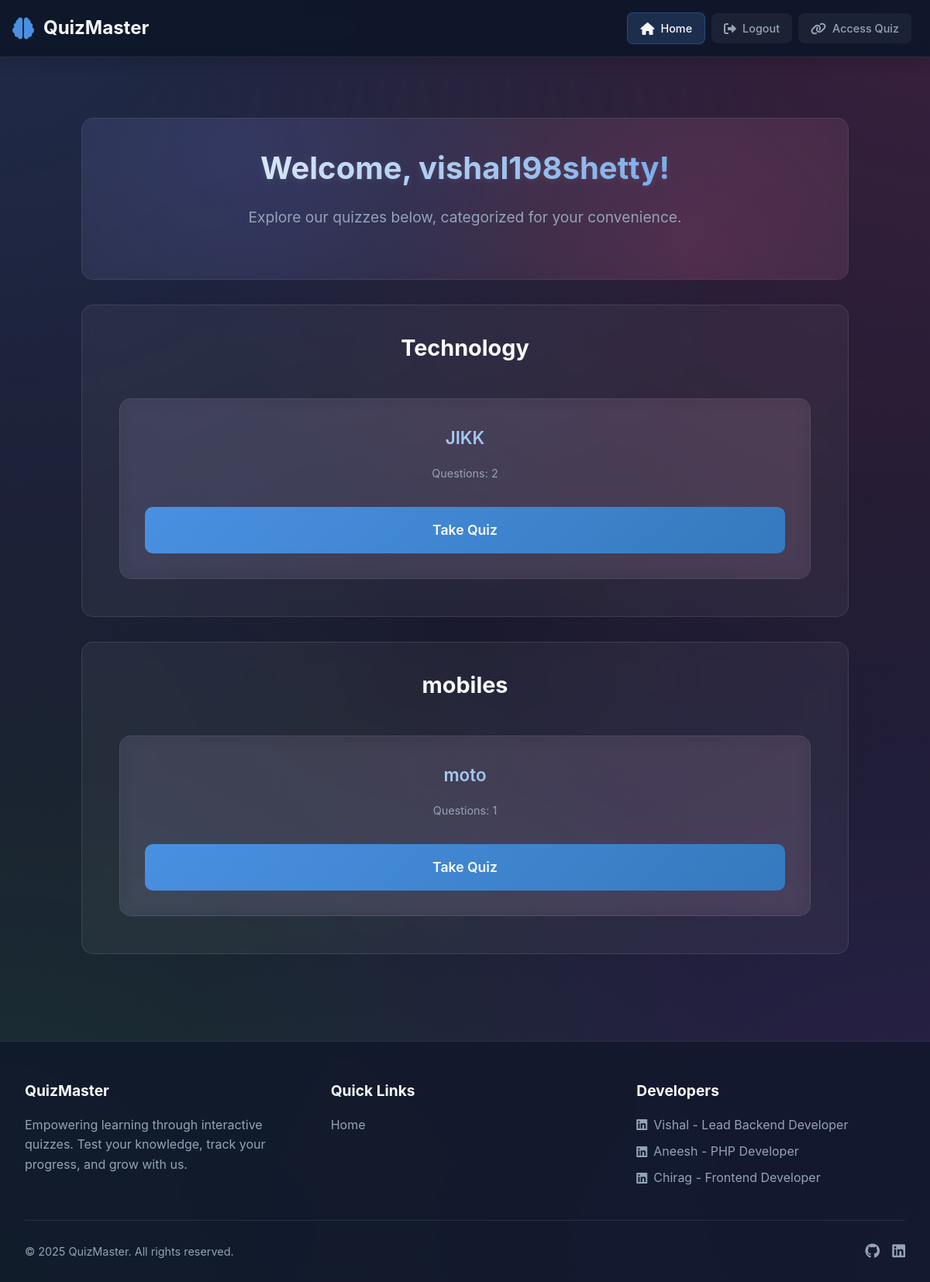
The page / (signed in) on the database as committed earlier.
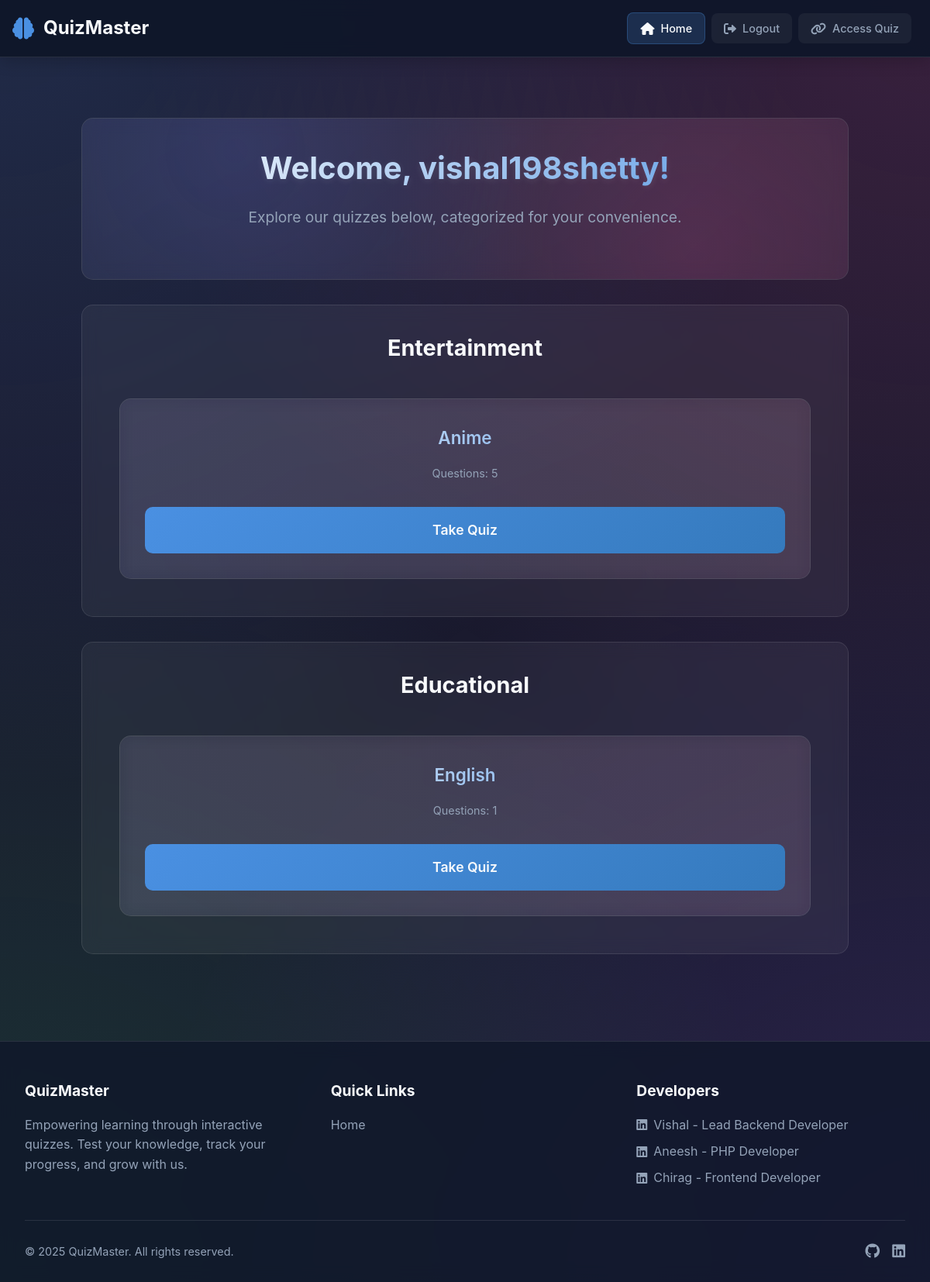
The same page on the database as committed later.
### tables this page shows
CREATE TABLE `quizdetails` (
  `quizid` int(5) NOT NULL,
  `category` varchar(200) NOT NULL,
  `quizname` varchar(200) NOT NULL,
  `email` varchar(222) NOT NULL,
  `timer` int(11) NOT NULL DEFAULT 30,
  `is_visible` tinyint(1) NOT NULL DEFAULT 1
);

### index.php (the view, shortened to what this page needs)
<?php
include "dbconnect.php";
$welcome_name = '';
if (isset($_SESSION['name']) && !empty($_SESSION['name'])) {
    $welcome_name = $_SESSION['name'];
} else if (isset($_SESSION['username']) && !empty($_SESSION['username'])) {
    $welcome_name = $_SESSION['username'];
} else if (isset($_SESSION['email']) && !empty($_SESSION['email'])) {
    $welcome_name = explode('@', $_SESSION['email'])[0];
}
$quizQuery = "SELECT qd.quizid, qd.quizname, qd.category,
              (SELECT COUNT(*) FROM quizes WHERE quizid = qd.quizid) as question_count,
              qd.is_visible
              FROM quizdetails qd";
if ($_SESSION['status'] !== 'admin') {
    $quizQuery .= " WHERE qd.is_visible = TRUE";
}
$quizResult = $con->query($quizQuery);
$categories = array();
if ($quizResult) {
    while ($row = $quizResult->fetch_assoc()) {
        if (!in_array($row['category'], $categories)) {
            $categories[] = $row['category'];
        }
    }
    $quizResult->data_seek(0);
}
?>
<?php include "components/header.php"; ?>
    <div class="dashboard">
        <section class="welcome-section">
            <h1 class="welcome-title">
                Welcome<?php echo $welcome_name ? ', ' . htmlspecialchars($welcome_name) : ''; ?>!
            </h1>
            <p class="welcome-subtitle">
                Explore our quizzes below, categorized for your convenience.
            </p>
        </section>
        <?php foreach ($categories as $category): ?>
            <div class="category-section">
                <h2 class="category-title"><?php echo htmlspecialchars($category); ?></h2>
                <div class="quiz-grid">
                    <?php
                    $quizResult->data_seek(0);
                    while ($quiz = $quizResult->fetch_assoc()):
                        if ($quiz['category'] === $category):
                    ?>
                        <div class="quiz-card">
                            <h3 class="quiz-title"><?php echo htmlspecialchars($quiz['quizname']); ?></h3>
                            <p class="quiz-info">
                                Questions: <?php echo $quiz['question_count']; ?>
                            </p>
                            <a href="takequiz.php?quizid=<?php echo $quiz['quizid']; ?>" class="take-quiz-btn">
                                Take Quiz
                            </a>
                        </div>
                    <?php
                        endif;
                    endwhile;
                    ?>
                </div>
            </div>
        <?php endforeach; ?>
    </div>
<?php include "components/footer.php"; ?>

### components/header.php (shortened to what this page needs)
<!DOCTYPE html>
<html lang="en">
<head>
    <link rel="stylesheet" href="https://cdnjs.cloudflare.com/ajax/libs/font-awesome/6.0.0/css/all.min.css">
    <link rel="stylesheet" href="./css/responsive.css">
</head>
<body>
    <div class="gradient-bg"></div>
    <nav class="navbar <?php echo (isset($_SESSION['status']) && $_SESSION['status'] === 'admin') ? 'admin-navbar' : ''; ?>">
        <a href="./index.php" class="navbar-brand">
            <i class="fas fa-brain"></i>
            <span>QuizMaster</span>
        </a>
        <div class="navbar-nav">
            <?php
                $currentPage = basename($_SERVER['PHP_SELF']);
                $isTakingQuiz = in_array($currentPage, ['takequiz.php', 'results.php']);
            ?>
            <?php if(isset($_SESSION['status']) && $_SESSION['status'] !== 'loggedout'): ?>
                <?php if(!$isTakingQuiz): ?>
                    <div class="nav-item">
                        <a href="./index.php" class="nav-link <?php echo $currentPage === 'index.php' ? 'active' : ''; ?> <?php echo ($_SESSION['status'] === 'admin') ? 'admin-nav-link' : ''; ?>">
                            <i class="fas fa-home"></i><span>Home</span>
                        </a>
                    </div>
                <?php endif; ?>
                <div class="nav-item">
                    <a href="./logout.php" class="nav-link <?php echo ($_SESSION['status'] === 'admin') ? 'admin-nav-link' : ''; ?>">
                        <i class="fas fa-sign-out-alt"></i><span>Logout</span>
                    </a>
                </div>
                <?php if($_SESSION['status'] === 'loggedin'): ?>
                <div class="nav-item">
                    <a href="./access_quiz.php" class="nav-link">
                        <i class="fas fa-link"></i><span>Access Quiz</span>
                    </a>
                </div>
                <?php endif; ?>
            <?php endif; ?>
        </div>
    </nav>
    <main class="main-content <?php echo basename($_SERVER['PHP_SELF']) === 'landing.php' ? 'landing-page' : ''; ?>">

### components/footer.php (shortened to what this page needs)
    </main>
    <footer class="main-footer">
        <div class="footer-container">
            <div class="footer-content">
                <div class="footer-section">
                    <h3 class="footer-title">QuizMaster</h3>
                    <p class="footer-description">
                        Empowering learning through interactive quizzes. Test your knowledge, track your progress, and grow with us.
                    </p>
                </div>
                <div class="footer-section">
                    <h3 class="footer-title">Quick Links</h3>
                    <ul class="footer-links">
                        <li><a href="/Quiz/">Home</a></li>
                    </ul>
                </div>
                <div class="footer-section">
                    <h3 class="footer-title">Developers</h3>
                    <ul class="footer-links">
                        <li><a href="https://www.linkedin.com/in/vishalshetty17" target="_blank"><i class="fab fa-linkedin"></i> Vishal - Lead Backend Developer</a></li>
                        <li><a href="https://www.linkedin.com/in/aneesh-bhat" target="_blank"><i class="fab fa-linkedin"></i> Aneesh - PHP Developer</a></li>
                        <li><a href="https://www.linkedin.com/in/Chirag-S-Kotian" target="_blank"><i class="fab fa-linkedin"></i> Chirag - Frontend Developer</a></li>
                    </ul>
                </div>
            </div>
            <div class="footer-bottom">
                <p>&copy; <?php echo date('Y'); ?> QuizMaster. All rights reserved.</p>
                <div class="social-links">
                    <a href="https://github.com/quiz-developers/quiz-master" class="social-link" target="_blank"><i class="fab fa-github"></i></a>
                    <a href="https://linkedin.com/company/quiz-master" class="social-link" target="_blank"><i class="fab fa-linkedin"></i></a>
                </div>
            </div>
        </div>
    </footer>
</body>
</html>

### css/responsive.css (style rules this page uses)
:root { --container-width: min(90%, 1200px); --spacing-sm: 0.5rem; --spacing-md: 1rem; --spacing-lg: 2rem; }
.quiz-card { background: rgba(255, 255, 255, 0.1); border-radius: 12px; padding: var(--spacing-md); margin-bottom: var(--spacing-md); backdrop-filter: blur(10px); border: 1px solid rgba(255, 255, 255, 0.1); }

### components/header.php (style rules this page uses)
:root { --primary: #4a90e2; --primary-dark: #357abd; --secondary: #ec4899; --accent: #8b5cf6; --background: #1a1a2e; --text: #f8fafc; --text-muted: #94a3b8; --success: #22c55e; --error: #ef4444; --header-height: 4.5rem; --admin-gradient: linear-gradient(135deg, #4a90e2, #8b5cf6); --admin-glow: 0 0 15px rgba(74, 144, 226, 0.5); }
* { margin: 0; padding: 0; box-sizing: border-box; font-family: 'Inter', -apple-system, BlinkMacSystemFont, 'Segoe UI', Roboto, sans-serif; }
body { background: var(--background); color: var(--text); line-height: 1.6; min-height: 100vh; display: flex; flex-direction: column; }
.gradient-bg { position: fixed; top: 0; left: 0; right: 0; bottom: 0; background: radial-gradient(circle at 0% 0%, rgba(74, 144, 226, 0.15) 0%, transparent 50%), radial-gradient(circle at 100% 0%, rgba(236, 72, 153, 0.15) 0%, transparent 50%), radial-gradient(circle at 100% 100%, rgba(139, 92, 246, 0.15) 0%, transparent 50%), radial-gradient(circle at 0% 100%, rgba(34, 197, 94, 0.15) 0%, transparent 50%); z-index: -1; }
.main-content { flex: 1; width: 100%; max-width: 1200px; margin: var(--header-height) auto 0; padding: 2rem; }
.navbar { position: fixed; top: 0; left: 0; right: 0; height: auto; min-height: var(--header-height); background: rgba(15, 23, 42, 0.95); backdrop-filter: blur(10px); -webkit-backdrop-filter: blur(10px); border-bottom: 1px solid rgba(255, 255, 255, 0.1); display: flex; justify-content: space-between; align-items: center; padding: 0.5rem 1rem; z-index: 1000; box-shadow: 0 4px 20px rgba(0, 0, 0, 0.2); }
.navbar-brand { display: flex; align-items: center; gap: 0.75rem; text-decoration: none; font-size: 1.5rem; font-weight: 700; color: var(--text); transition: all 0.3s ease; }
.navbar-brand i { color: var(--primary); font-size: 1.75rem; transition: all 0.3s ease; }
.navbar-nav { display: flex; align-items: center; gap: 0.5rem; overflow-x: auto; padding: 0.5rem; scrollbar-width: none; -ms-overflow-style: none; margin-left: 1rem; flex-wrap: nowrap; }
.nav-item { position: relative; flex-shrink: 0; }
.nav-link { display: flex; align-items: center; padding: 0.5rem 1rem; border-radius: 8px; text-decoration: none; font-size: 0.9rem; font-weight: 500; color: var(--text-muted); background: rgba(255, 255, 255, 0.05); transition: all 0.3s ease; white-space: nowrap; min-width: max-content; }
.nav-link i { margin-right: 0.5rem; font-size: 1rem; }
.nav-link span { display: inline !important; }
.nav-link.active { color: var(--text); background: rgba(74, 144, 226, 0.2); border: 1px solid rgba(74, 144, 226, 0.3); }

### components/footer.php (style rules this page uses)
.main-footer { background: rgba(15, 23, 42, 0.8); backdrop-filter: blur(10px); border-top: 1px solid rgba(255, 255, 255, 0.1); padding: 3rem 0 1.5rem; margin-top: auto; }
.footer-container { max-width: 1200px; margin: 0 auto; padding: 0 2rem; }
.footer-content { display: grid; grid-template-columns: repeat(auto-fit, minmax(250px, 1fr)); gap: 3rem; margin-bottom: 2rem; }
.footer-section { color: var(--text-muted); }
.footer-title { color: var(--text); font-size: 1.2rem; margin-bottom: 1rem; }
.footer-description { line-height: 1.6; margin-bottom: 1rem; }
.footer-links { list-style: none; padding: 0; }
.footer-links li { margin-bottom: 0.5rem; }
.footer-links a { color: var(--text-muted); text-decoration: none; transition: color 0.3s ease; display: inline-flex; align-items: center; gap: 0.5rem; }
.footer-bottom { padding-top: 1.5rem; border-top: 1px solid rgba(255, 255, 255, 0.1); display: flex; justify-content: space-between; align-items: center; color: var(--text-muted); font-size: 0.9rem; }
.social-links { display: flex; gap: 1rem; }
.social-link { color: var(--text-muted); text-decoration: none; transition: color 0.3s ease; font-size: 1.2rem; }

Rows that differ between the two databases and show on the page:
removed quizdetails: quizname "JIKK", question_count "2", shown under "Technology"
removed quizdetails: quizname "moto", question_count "1", shown under "mobiles"
added quizdetails: quizname "Anime", question_count "5", shown under "Entertainment"
added quizdetails: quizname "English", question_count "1", shown under "Educational"
Other text that changed with them:
new list line: "Entertainment"
new list line: "Educational"
list line gone: "Technology"
list line gone: "mobiles"
